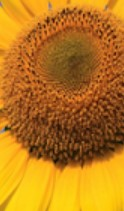
#> input picture img/xiangrikui2.jpg, 124 x 211 px, found by its file name
$ python 22-4.py
#> lines starting #> are read from the running program, lines starting #| are printed output that depends on the picture; after the words box and inside, x2 and y2 are one past the last pixel; in counts of white or black regions, pixels touching at a corner belong together
import cv2
import numpy as np
roi = cv2.imread('img/xiangrikui2.jpg')
#> roi is the input picture: shape (211, 124, 3); mean B, G, R 27.1, 119.5, 183.9
hsv = cv2.cvtColor(roi,cv2.COLOR_BGR2HSV)
#> hsv: shape (211, 124, 3); mean H, S, V 16.5, 215.5, 183.9
target = cv2.imread('img/xiangrikui.jpg')
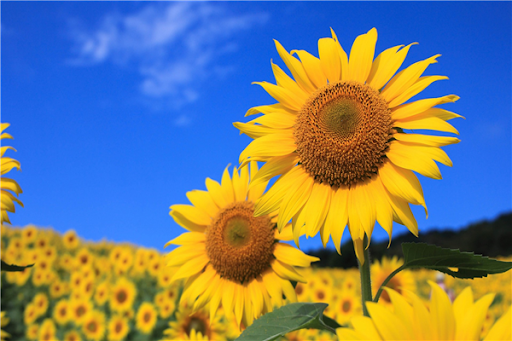
#> input picture img/xiangrikui.jpg, 512 x 341 px, found by its file name
#> target is the input picture: shape (341, 512, 3); mean B, G, R 125.2, 126, 116.5
hsvt = cv2.cvtColor(target,cv2.COLOR_BGR2HSV)
#> hsvt: shape (341, 512, 3); mean H, S, V 65.5, 205.4, 207.8
# calculating object histogram
roihist = cv2.calcHist([hsv],[0, 1], None, [180, 256], [0, 180, 0, 256] )
# normalize histogram and apply backprojection
# 归一化：原始图像，结果图像，映射到结果图像中的最小值，最大值，归一化类型
#cv2.NORM_MINMAX 对数组的所有值进行转化，使它们线性映射到最小值和最大值之间
# 归一化之后的直方图便于显示，归一化之后就成了 0 到 255 之间的数了。
cv2.normalize(roihist,roihist,0,255,cv2.NORM_MINMAX)
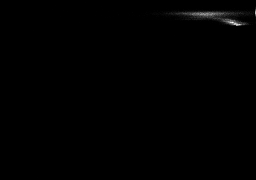
#> roihist: shape (180, 256) float32; min 0, max 255, mean 0.9
dst = cv2.calcBackProject([hsvt],[0,1],roihist,[0,180,0,256],1)
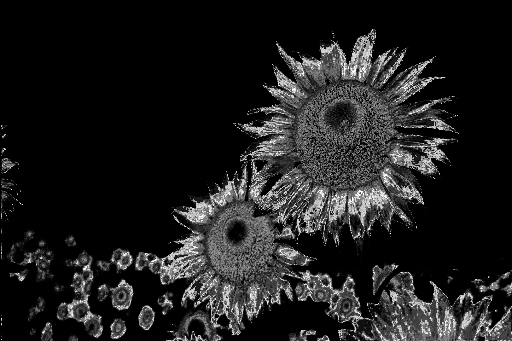
#> dst: shape (341, 512); min 0, max 255, mean 30.1
# Now convolute with circular disc
# 此处卷积可以把分散的点连在一起
disc = cv2.getStructuringElement(cv2.MORPH_ELLIPSE,(5,5))
dst=cv2.filter2D(dst,-1,disc)
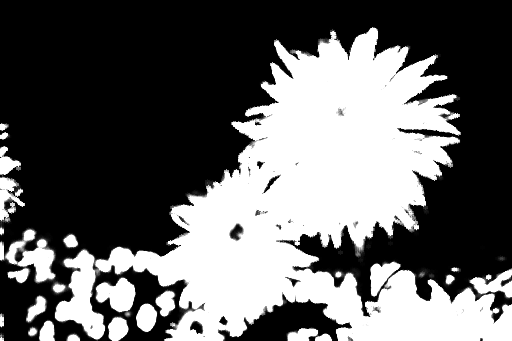
#> dst: shape (341, 512); min 0, max 255, mean 99.8
# threshold and binary AND
ret,thresh = cv2.threshold(dst,50,255,0)
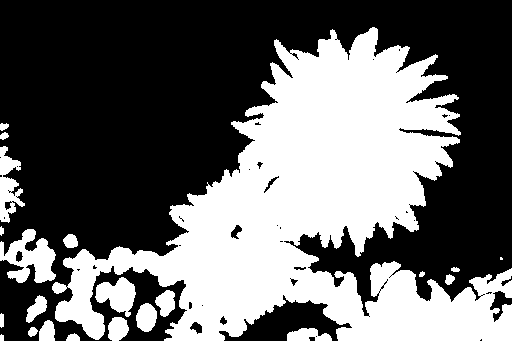
#> thresh: shape (341, 512); 40.5% white; 22 white regions (1 under 20 px), largest, box (x1, y1, x2, y2) and area: (52, 27, 512, 341) 64164, (0, 229, 56, 283) 1698, (0, 146, 25, 223) 1008
# 别忘了是三通道图像，因此这里使用 merge 变成 3 通道
thresh = cv2.merge((thresh,thresh,thresh))
# 按位操作
res = cv2.bitwise_and(target,thresh)
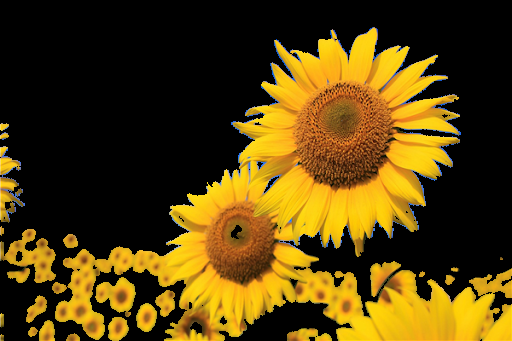
#> res: shape (341, 512, 3); mean B, G, R 11.8, 64.2, 85.9
res = np.hstack((target,thresh,res))
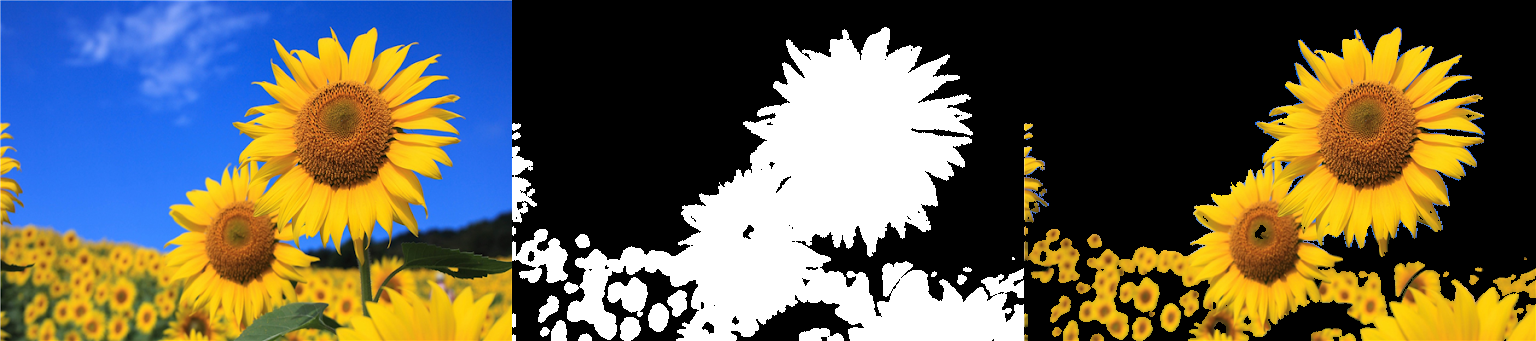
#> res: shape (341, 1536, 3); mean B, G, R 80.1, 97.9, 101.9
# 显示图像
cv2.imshow('res',res)
cv2.waitKey(0)
#> (the run stopped early here; a loop or call above may not have finished)
